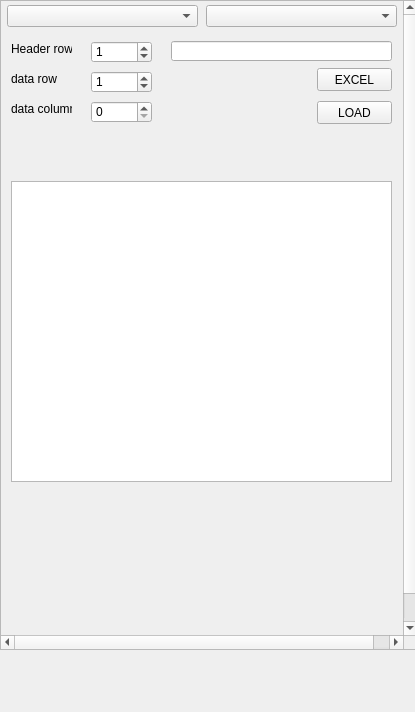
<?xml version="1.0" encoding="UTF-8"?>
<ui version="4.0">
 <class>NavigatorWidget</class>
 <widget class="QDockWidget" name="NavigatorWidget">
  <property name="geometry">
   <rect>
    <x>0</x>
    <y>0</y>
    <width>415</width>
    <height>712</height>
   </rect>
  </property>
  <property name="sizePolicy">
   <sizepolicy hsizetype="Fixed" vsizetype="Expanding">
    <horstretch>0</horstretch>
    <verstretch>0</verstretch>
   </sizepolicy>
  </property>
  <property name="minimumSize">
   <size>
    <width>415</width>
    <height>620</height>
   </size>
  </property>
  <property name="maximumSize">
   <size>
    <width>415</width>
    <height>524287</height>
   </size>
  </property>
  <property name="baseSize">
   <size>
    <width>440</width>
    <height>665</height>
   </size>
  </property>
  <property name="windowTitle">
   <string>Selection / Filter</string>
  </property>
  <widget class="QWidget" name="dockWidgetContents">
   <widget class="QScrollArea" name="scrollArea">
    <property name="geometry">
     <rect>
      <x>0</x>
      <y>0</y>
      <width>418</width>
      <height>650</height>
     </rect>
    </property>
    <property name="sizePolicy">
     <sizepolicy hsizetype="Expanding" vsizetype="Expanding">
      <horstretch>0</horstretch>
      <verstretch>0</verstretch>
     </sizepolicy>
    </property>
    <property name="minimumSize">
     <size>
      <width>0</width>
      <height>600</height>
     </size>
    </property>
    <property name="maximumSize">
     <size>
      <width>435</width>
      <height>650</height>
     </size>
    </property>
    <property name="widgetResizable">
     <bool>false</bool>
    </property>
    <widget class="QWidget" name="scrollAreaWidgetContents">
     <property name="geometry">
      <rect>
       <x>0</x>
       <y>0</y>
       <width>419</width>
       <height>664</height>
      </rect>
     </property>
     <widget class="QComboBox" name="working_l1_cbox">
      <property name="geometry">
       <rect>
        <x>6</x>
        <y>4</y>
        <width>191</width>
        <height>22</height>
       </rect>
      </property>
     </widget>
     <widget class="QComboBox" name="working_l2_cbox">
      <property name="geometry">
       <rect>
        <x>205</x>
        <y>4</y>
        <width>191</width>
        <height>22</height>
       </rect>
      </property>
     </widget>
     <widget class="QLabel" name="error_label">
      <property name="geometry">
       <rect>
        <x>20</x>
        <y>576</y>
        <width>374</width>
        <height>21</height>
       </rect>
      </property>
      <property name="font">
       <font>
        <family>Helvetica</family>
        <pointsize>14</pointsize>
        <weight>75</weight>
        <bold>true</bold>
       </font>
      </property>
      <property name="styleSheet">
       <string notr="true">QLabel {color : red;}
font: 75 14pt &quot;Helvetica&quot;;</string>
      </property>
      <property name="text">
       <string/>
      </property>
      <property name="wordWrap">
       <bool>true</bool>
      </property>
     </widget>
     <widget class="QPushButton" name="load_exc_button">
      <property name="geometry">
       <rect>
        <x>316</x>
        <y>67</y>
        <width>75</width>
        <height>23</height>
       </rect>
      </property>
      <property name="text">
       <string>EXCEL</string>
      </property>
     </widget>
     <widget class="QTableWidget" name="exc_twidget">
      <property name="geometry">
       <rect>
        <x>10</x>
        <y>180</y>
        <width>381</width>
        <height>301</height>
       </rect>
      </property>
     </widget>
     <widget class="QLineEdit" name="exc_path_edit">
      <property name="geometry">
       <rect>
        <x>170</x>
        <y>40</y>
        <width>221</width>
        <height>20</height>
       </rect>
      </property>
     </widget>
     <widget class="QSpinBox" name="header_row_sbox">
      <property name="geometry">
       <rect>
        <x>90</x>
        <y>40</y>
        <width>61</width>
        <height>22</height>
       </rect>
      </property>
      <property name="value">
       <number>1</number>
      </property>
     </widget>
     <widget class="QSpinBox" name="data_row_sbox">
      <property name="geometry">
       <rect>
        <x>90</x>
        <y>70</y>
        <width>61</width>
        <height>22</height>
       </rect>
      </property>
      <property name="value">
       <number>1</number>
      </property>
     </widget>
     <widget class="QSpinBox" name="data_column_sbox">
      <property name="geometry">
       <rect>
        <x>90</x>
        <y>100</y>
        <width>61</width>
        <height>22</height>
       </rect>
      </property>
      <property name="value">
       <number>0</number>
      </property>
     </widget>
     <widget class="QLabel" name="label">
      <property name="geometry">
       <rect>
        <x>10</x>
        <y>40</y>
        <width>61</width>
        <height>16</height>
       </rect>
      </property>
      <property name="text">
       <string>Header row</string>
      </property>
     </widget>
     <widget class="QLabel" name="label_2">
      <property name="geometry">
       <rect>
        <x>10</x>
        <y>70</y>
        <width>61</width>
        <height>16</height>
       </rect>
      </property>
      <property name="text">
       <string>data row</string>
      </property>
     </widget>
     <widget class="QLabel" name="label_3">
      <property name="geometry">
       <rect>
        <x>10</x>
        <y>100</y>
        <width>61</width>
        <height>16</height>
       </rect>
      </property>
      <property name="text">
       <string>data column</string>
      </property>
     </widget>
     <widget class="QPushButton" name="load_data_button">
      <property name="geometry">
       <rect>
        <x>316</x>
        <y>100</y>
        <width>75</width>
        <height>23</height>
       </rect>
      </property>
      <property name="text">
       <string>LOAD</string>
      </property>
     </widget>
    </widget>
   </widget>
  </widget>
 </widget>
 <resources/>
 <connections/>
</ui>
